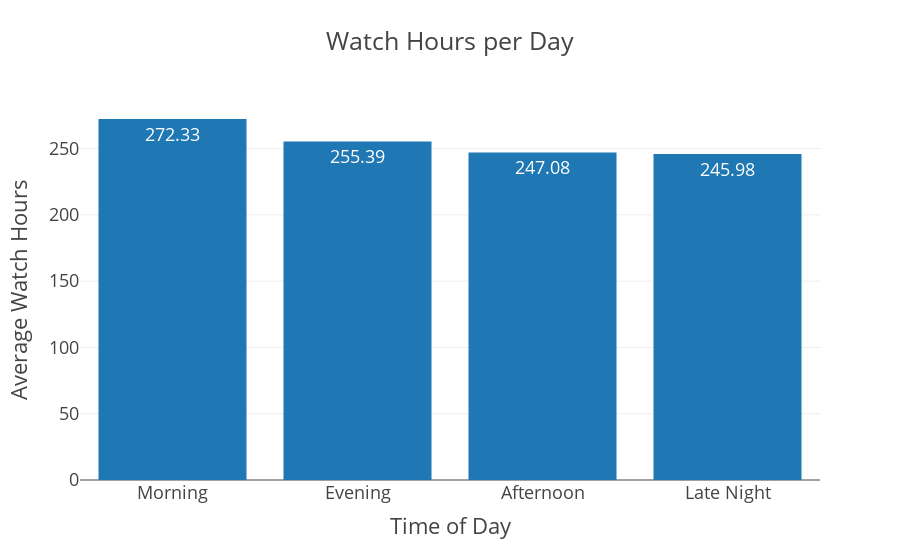

Write notebook code for a chart like this one.
### Code cell
import os
import plotly.express as px

# Create bar chart with single blue color for all bars
fig = px.bar(
    time_watch,
    x='Primary_Watch_Time',
    y='Average_Watch_Hours',
    title='Watch Hours per Day',
    text='Average_Watch_Hours',
    color_discrete_sequence=['#1f77b4'],  # Single blue color
    template='presentation',
    height=500
)

# Customize layout and text
fig.update_traces(
    texttemplate='%{text:.2f}',
    textposition='inside'
)

fig.update_layout(
    xaxis_title='Time of Day',
    yaxis_title='Average Watch Hours',
    showlegend=False
)

# Show the chart
fig.show()

# Save files
fig.write_image(os.path.join(result_dir, 'Watch_Hours_per_Day_Bar_chart.jpg'))
fig.write_image(os.path.join(result_dir, 'Watch_Hours_per_Day_Bar_chart.png'))
fig.write_html(os.path.join(result_dir, 'Watch_Hours_per_Day_Bar_chart.html'))

### Figure 1 — Plotly figure (JSON) as saved in the notebook; plotly's stock layout.template omitted (floating-point values rounded to 4 significant figures)
{"data": [{"hovertemplate": "Primary_Watch_Time=%{x}<br>Average_Watch_Hours=%{text}<extra></extra>", "legendgroup": "", "marker": {"color": "#1f77b4", "pattern": {"shape": ""}}, "name": "", "orientation": "v", "showlegend": false, "text": [272.3, 255.4, 247.1, 246.0], "textposition": "inside", "texttemplate": "%{text:.2f}", "type": "bar", "x": ["Morning", "Evening", "Afternoon", "Late Night"], "xaxis": "x", "y": [272.3, 255.4, 247.1, 246.0], "yaxis": "y"}], "layout": {"autosize": true, "barmode": "relative", "legend": {"tracegroupgap": 0}, "showlegend": false, "title": {"text": "Watch Hours per Day"}, "xaxis": {"anchor": "y", "autorange": true, "domain": [0, 1], "range": [-0.5, 3.5], "title": {"text": "Time of Day"}, "type": "category"}, "yaxis": {"anchor": "x", "autorange": true, "domain": [0, 1], "range": [0, 286.7], "title": {"text": "Average Watch Hours"}, "type": "linear"}}}
